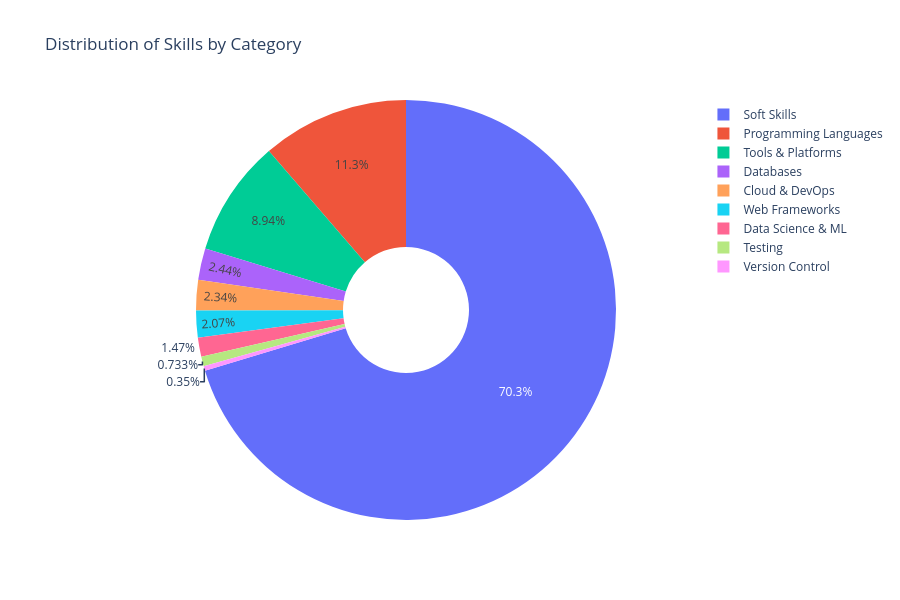

Notebook code cell kept with this figure:
### Code cell
# Skills per category (pie chart)
category_counts = {category: sum(skills.values()) for category, skills in skills_by_category.items()}

fig2 = go.Figure(data=[go.Pie(
    labels=list(category_counts.keys()),
    values=list(category_counts.values()),
    hole=0.3
)])

fig2.update_layout(
    title="Distribution of Skills by Category",
    height=600
)
fig2.show()

### Figure 1 — Plotly figure (JSON) as saved in the notebook; plotly's stock layout.template omitted (floating-point values rounded to 4 significant figures)
{"data": [{"hole": 0.3, "labels": ["Programming Languages", "Soft Skills", "Web Frameworks", "Databases", "Tools & Platforms", "Cloud & DevOps", "Version Control", "Data Science & ML", "Testing"], "type": "pie", "values": [1035, 6428, 189, 223, 817, 214, 32, 134, 67]}], "layout": {"height": 600, "title": {"text": "Distribution of Skills by Category"}}}
